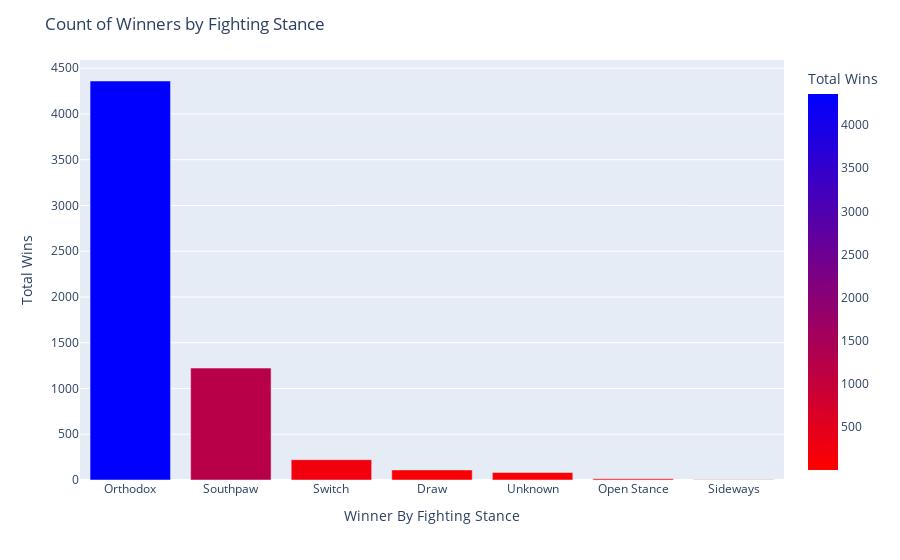

The notebook cell this image was saved under:
### Code cell
import pandas as pd
import plotly.express as px

# Assuming you have imported the necessary libraries and loaded the 'fights' DataFrame

# Create a copy of the DataFrame to work with
stance = fights.copy()

# Define a function to determine the winner's stance based on the corner
def determine_winner_stance(row):
    if row['Winner By Corner'] == 'Red':
        return row['R_Stance']
    elif row['Winner By Corner'] == 'Blue':
        return row['B_Stance']
    else:
        return 'Draw'

# Apply the function to create the 'Winner By Stance' column
stance['Winner By Stance'] = stance.apply(determine_winner_stance, axis=1)

# Perform the count using pandas
winner_stance_counts = stance['Winner By Stance'].value_counts()

# Create a DataFrame from the counts
df_winner_stance_counts = pd.DataFrame({'Winner By Stance': winner_stance_counts.index, 'Total Wins': winner_stance_counts.values})

# Sort the DataFrame based on 'Total Wins' in descending order for consistent coloring
df_winner_stance_counts.sort_values(by='Total Wins', ascending=False, inplace=True)

# Create the Plotly bar graph using px.bar and manually set the colors using Inferno color scale
fig = px.bar(df_winner_stance_counts,
             x='Winner By Stance',
             y='Total Wins',
             color='Total Wins', # Use 'Total Wins' for coloring
             color_continuous_scale='Bluered_r', # Use Inferno color scale
             category_orders={'Winner By Stance': df_winner_stance_counts['Winner By Stance']}, # Ensure consistent coloring
             labels={'Total Wins': 'Total Wins', 'Winner By Stance': 'Winner By Fighting Stance'}) # Set axis labels

# Set the axis labels and title
fig.update_layout(title='Count of Winners by Fighting Stance')

# Show the plot
fig.show()

### Figure 1 — Plotly figure (JSON) as saved in the notebook; plotly's stock layout.template omitted (floating-point values rounded to 4 significant figures)
{"data": [{"alignmentgroup": "True", "hovertemplate": "Winner By Fighting Stance=%{x}<br>Total Wins=%{marker.color}<extra></extra>", "legendgroup": "", "marker": {"color": [4360, 1223, 222, 110, 82, 13, 2], "coloraxis": "coloraxis", "pattern": {"shape": ""}}, "name": "", "offsetgroup": "", "orientation": "v", "showlegend": false, "textposition": "auto", "type": "bar", "x": ["Orthodox", "Southpaw", "Switch", "Draw", "Unknown", "Open Stance", "Sideways"], "xaxis": "x", "y": [4360, 1223, 222, 110, 82, 13, 2], "yaxis": "y"}], "layout": {"barmode": "relative", "coloraxis": {"colorbar": {"title": {"text": "Total Wins"}}, "colorscale": [[0, "rgb(255,0,0)"], [1, "rgb(0,0,255)"]]}, "legend": {"tracegroupgap": 0}, "margin": {"t": 60}, "title": {"text": "Count of Winners by Fighting Stance"}, "xaxis": {"anchor": "y", "categoryarray": ["Orthodox", "Southpaw", "Switch", "Draw", "Unknown", "Open Stance", "Sideways"], "categoryorder": "array", "domain": [0, 1], "title": {"text": "Winner By Fighting Stance"}}, "yaxis": {"anchor": "x", "domain": [0, 1], "title": {"text": "Total Wins"}}}}
